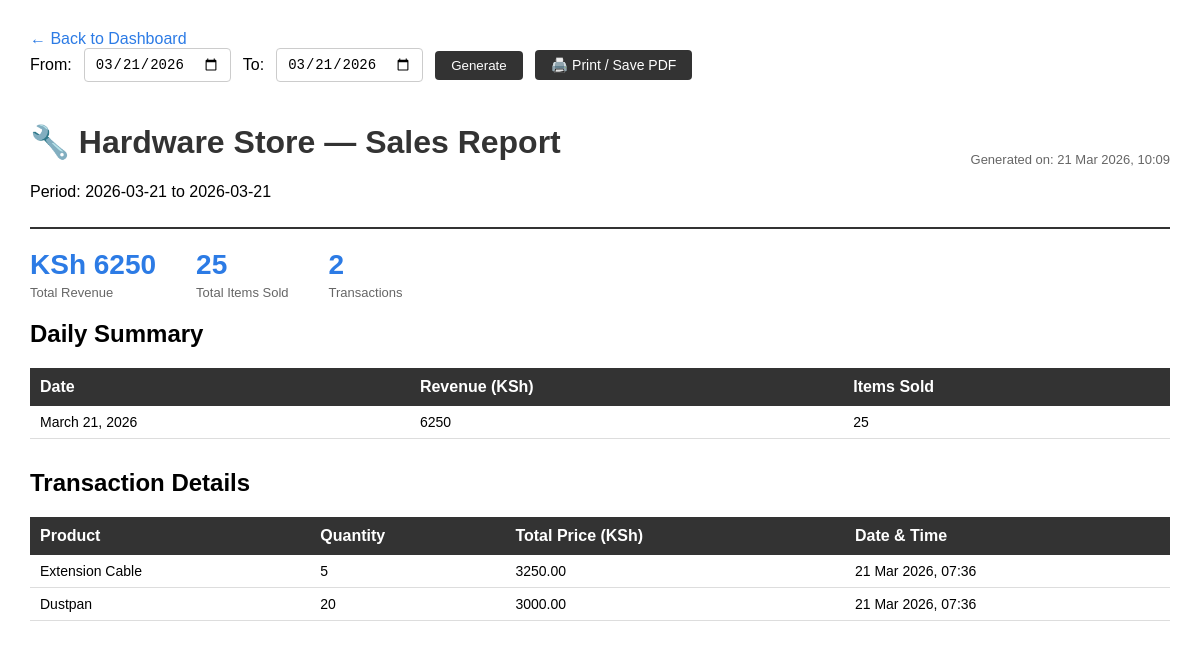
The page /report/print/ on the database its author committed.
### sales/models.py (models this page shows, shortened)
class Sale(models.Model):
    product = models.ForeignKey(Product, on_delete=models.CASCADE)
    quantity_sold = models.IntegerField()
    date = models.DateTimeField(auto_now_add=True)
    total_price = models.DecimalField(max_digits=10, decimal_places=2, blank=True, null=True)

### inventory/models.py (models this page shows, shortened)
class Product(models.Model):
    name = models.CharField(max_length=200)
    category = models.ForeignKey(Category, on_delete=models.SET_NULL, null=True)
    supplier = models.ForeignKey(Supplier, on_delete=models.SET_NULL, null=True)
    price = models.DecimalField(max_digits=10, decimal_places=2)
    stock_quantity = models.IntegerField()
    reorder_level = models.IntegerField(default=5)

### reports/views.py (the view)
# urls.py: path('report/print/', views.print_report, name='print_report'),
def print_report(request):
    today = date.today()
    date_from = request.GET.get('date_from', str(today))
    date_to = request.GET.get('date_to', str(today))
    sales = Sale.objects.filter(
        date__date__gte=date_from,
        date__date__lte=date_to
    ).order_by('date')
    total_revenue = sales.aggregate(total=Sum('total_price'))['total'] or 0
    total_items = sales.aggregate(total=Sum('quantity_sold'))['total'] or 0
    daily = (
        sales.annotate(day=TruncDate('date'))
        .values('day')
        .annotate(revenue=Sum('total_price'), items=Sum('quantity_sold'))
        .order_by('day')
    )
    return render(request, 'reports/print_report.html', {
        'sales': sales,
        'total_revenue': total_revenue,
        'total_items': total_items,
        'daily': daily,
        'date_from': date_from,
        'date_to': date_to,
    })

### reports/templates/reports/print_report.html (shortened to what this page needs)
<!DOCTYPE html>
<html>
<head>
</head>
<body>
    <div class="no-print">
        <a href="/dashboard/">← Back to Dashboard</a>
        <form method="GET" style="display:inline;">
            <div class="date-filter">
                <label>From:</label>
                <input type="date" name="date_from" value="{{ date_from }}">
                <label>To:</label>
                <input type="date" name="date_to" value="{{ date_to }}">
                <button type="submit">Generate</button>
                <button type="button" class="btn" onclick="window.print()">🖨️ Print / Save PDF</button>
            </div>
        </form>
    </div>
    <div class="header">
        <div>
            <h1>🔧 Hardware Store — Sales Report</h1>
            <p>Period: {{ date_from }} to {{ date_to }}</p>
        </div>
        <div style="text-align:right; color:#666; font-size:13px;">
            Generated on: {% now "d M Y, H:i" %}
        </div>
    </div>
    <div class="summary">
        <div class="summary-item">
            <h2>KSh {{ total_revenue }}</h2>
            <p>Total Revenue</p>
        </div>
        <div class="summary-item">
            <h2>{{ total_items }}</h2>
            <p>Total Items Sold</p>
        </div>
        <div class="summary-item">
            <h2>{{ sales.count }}</h2>
            <p>Transactions</p>
        </div>
    </div>
    <h2>Daily Summary</h2>
    <table>
        <tr>
            <th>Date</th><th>Revenue (KSh)</th><th>Items Sold</th>
        </tr>
        {% for day in daily %}
        <tr>
            <td>{{ day.day }}</td>
            <td>{{ day.revenue }}</td>
            <td>{{ day.items }}</td>
        </tr>
        {% empty %}
        <tr><td colspan="3">No data for this period.</td></tr>
        {% endfor %}
    </table>
    <h2>Transaction Details</h2>
    <table>
        <tr>
            <th>Product</th><th>Quantity</th><th>Total Price (KSh)</th><th>Date & Time</th>
        </tr>
        {% for sale in sales %}
        <tr>
            <td>{{ sale.product.name }}</td>
            <td>{{ sale.quantity_sold }}</td>
            <td>{{ sale.total_price }}</td>
            <td>{{ sale.date|date:"d M Y, H:i" }}</td>
        </tr>
        {% endfor %}
    </table>
</body>
</html>

### reports/templates/reports/print_report.html (style rules this page uses)
body { font-family: Arial, sans-serif; margin: 30px; background: white; }
h1 { color: #333; }
.header { display: flex; justify-content: space-between; align-items: center; margin-bottom: 20px; border-bottom: 2px solid #333; padding-bottom: 10px; }
.summary { display: flex; gap: 40px; margin: 20px 0; }
.summary-item h2 { margin: 0; color: #2c7be5; font-size: 28px; }
.summary-item p { margin: 4px 0 0; color: #666; font-size: 13px; }
table { width: 100%; border-collapse: collapse; margin-bottom: 30px; }
th { background: #333; color: white; padding: 10px; text-align: left; }
td { padding: 8px 10px; border-bottom: 1px solid #ddd; font-size: 14px; }
.no-print { margin-bottom: 20px; }
.btn { padding: 8px 20px; background: #2c7be5; color: white; border: none; border-radius: 4px; cursor: pointer; font-size: 14px; margin-right: 10px; }
a { color: #2c7be5; text-decoration: none; margin-right: 20px; }
.date-filter { display: flex; gap: 12px; align-items: center; margin-bottom: 20px; }
.date-filter input { padding: 7px 10px; border: 1px solid #ccc; border-radius: 4px; font-size: 14px; }
.date-filter button { padding: 7px 16px; background: #333; color: white; border: none; border-radius: 4px; cursor: pointer; }

### rows shown on the page
Sale: product.name "Extension Cable", quantity_sold "5", total_price "3250.00", date "21 Mar 2026, 07:36"
Sale: product.name "Dustpan", quantity_sold "20", total_price "3000.00", date "21 Mar 2026, 07:36"

### other values the page prints
{{ date_from }} "2026-03-21"
{{ date_to }} "2026-03-21"
{{ total_revenue }} "6250"
{{ total_items }} "25"
{{ sales.count }} "2"
{{ day.day }} "March 21, 2026"
{{ day.revenue }} "6250"
{{ day.items }} "25"
